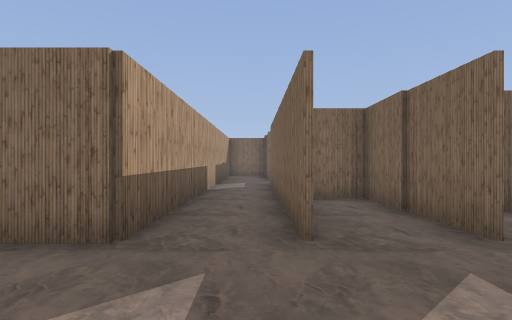
view 1 (above)

16 first-person views from a walk through a 3-D level made in the Godot game engine. The camera is 1.5 m above the floor, looks level and sees 75° across. The floor is counted in squares, 1.76 m on a side. Each view is taken from the middle of a square. On the plan, view 1 faces up. The plan holds only what a view shows up to about 12 squares ahead; the rest is blank. The place goes on beyond the plan.

view 2
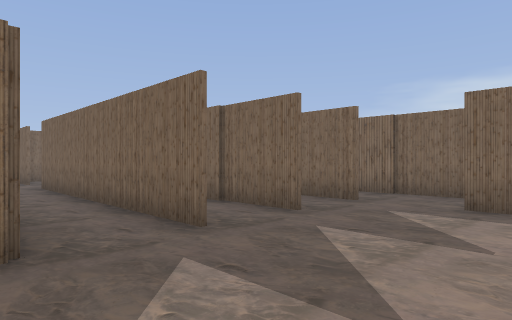

view 3
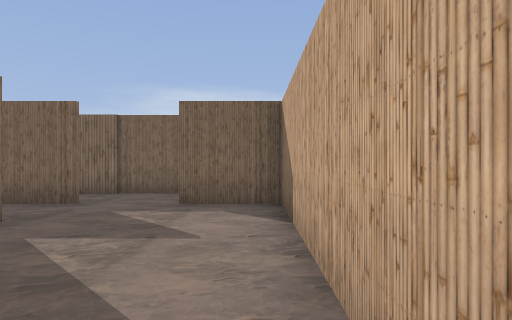

view 4
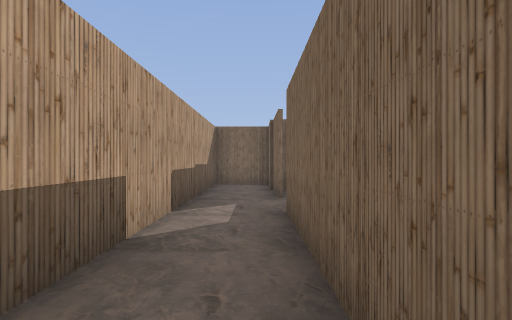

view 5
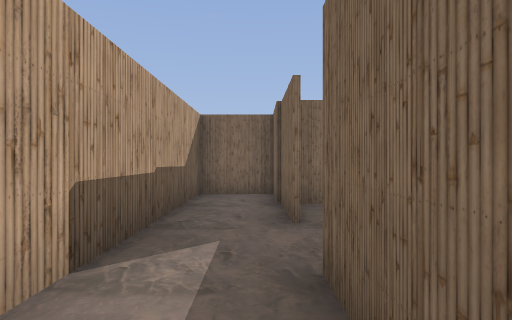

view 6
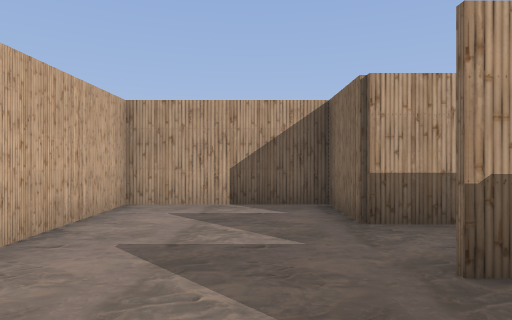

view 7
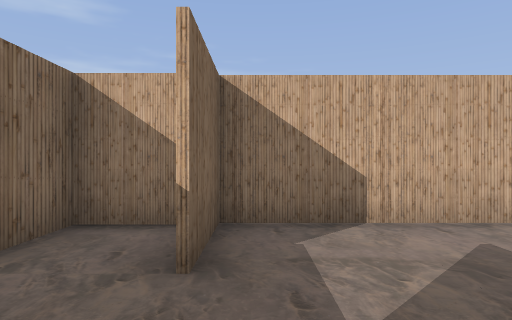

view 8
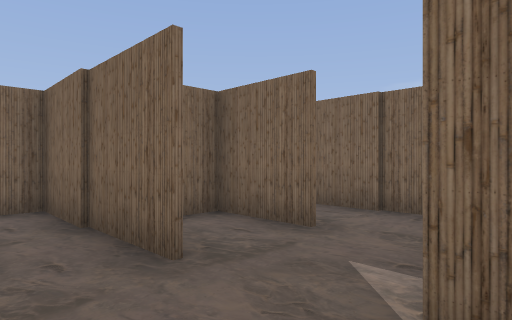

view 9
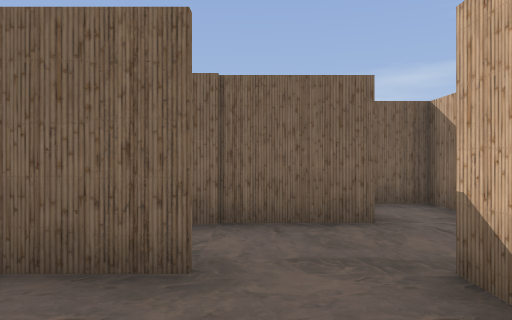

view 10
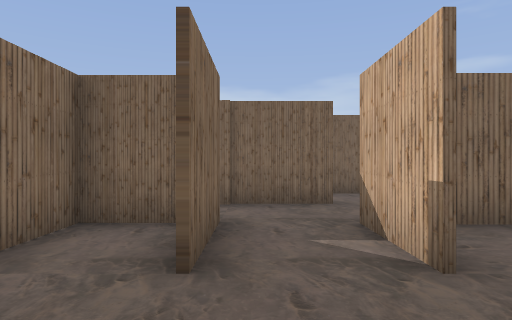

view 11
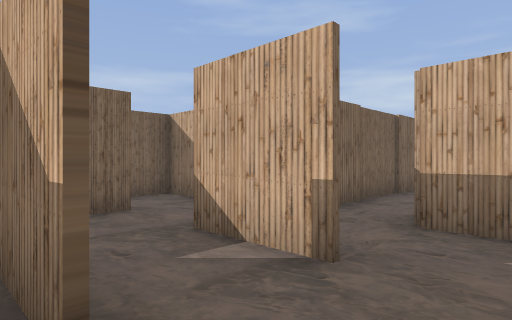

view 12
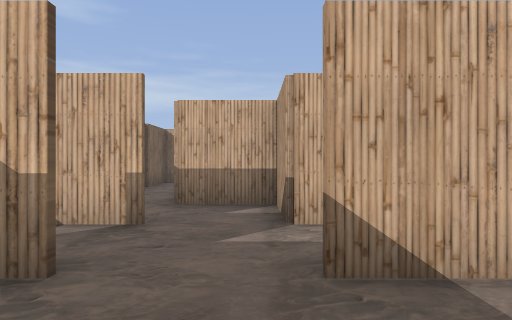

view 13
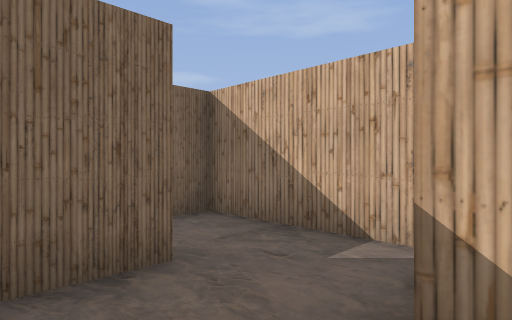

view 14
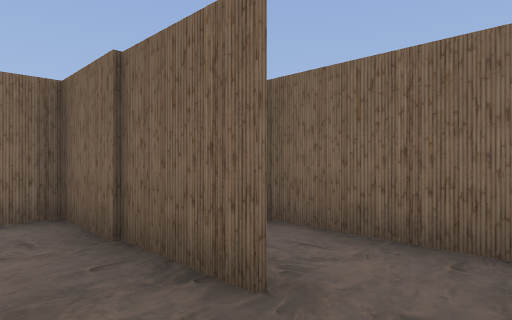

view 15
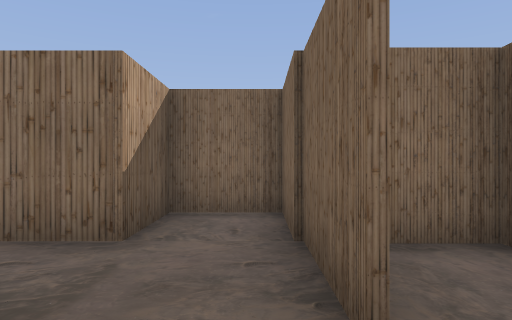

view 16
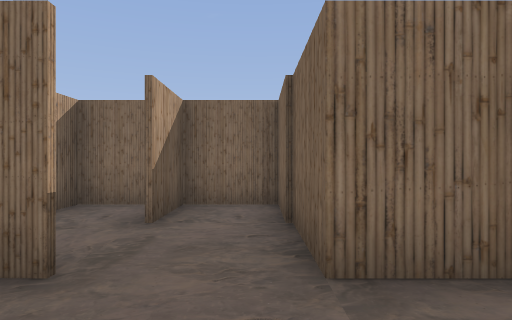

### Floor plan
Key: @ floor where view 1 was taken; # wall or solid block; . floor; T thing the floor can be seen under or through.
Columns run from 4 left of view 1 to 11 right of it. Each row starts with its distance up from view 1.
 18   ####
 17   #..#
 16   #..#####
 15   #..#.#.#
 14   #..#.#.#
 13   #......#
 12   #......#####
 11   #..##....#.#
 10   #..##..###.###
  9   #..#.......#.#
  8   #..#...##..#.#
  7   #..###..#....#
  6   #..#.#T #....#
  5   #..#.#.T######
  4 ###..#.#.T.#
  3 #..........#
  2 #..........#
  1 #........#.#
  0 #...@....#.#
 -1 ############

Where each view was taken, in squares from view 1:
view 1: 0 up, 0 right, facing up
view 2: 0 up, 2 left, facing up-right
view 3: 0 up, 2 left, facing right
view 4: 6 up, 0 right, facing up
view 5: 9 up, 0 right, facing up
view 6: 2 up, 3 right, facing left
view 7: 4 up, 4 right, facing down
view 8: 11 up, 1 left, facing up-right
view 9: 13 up, 0 right, facing right
view 10: 9 up, 2 right, facing right
view 11: 10 up, 3 right, facing down-right
view 12: 12 up, 3 right, facing down
view 13: 9 up, 6 right, facing down-right
view 14: 6 up, 7 right, facing up-right
view 15: 6 up, 8 right, facing up
view 16: 9 up, 4 right, facing up
